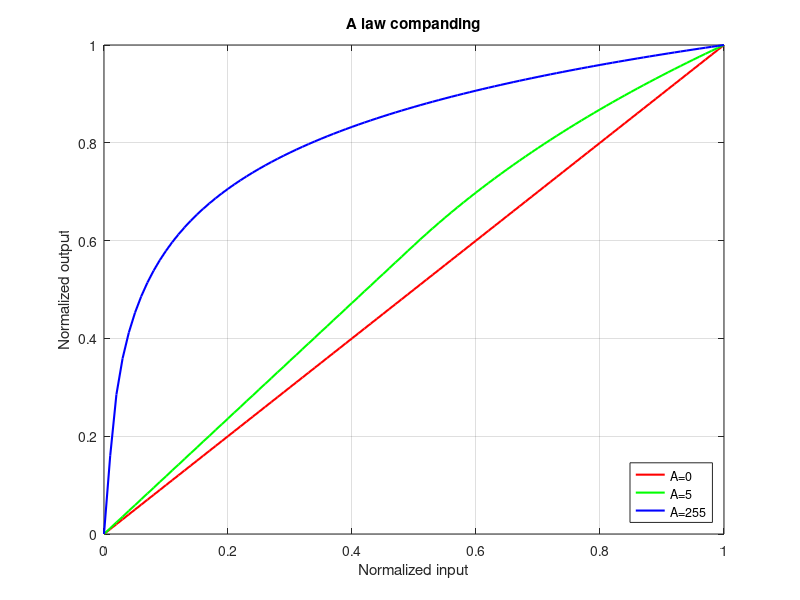

Reproduce this figure in MATLAB.
% non-uniform quantization : A law companding
clc;
clear all;
close all;
% when A=1, no compression occurs and input=output
% when A is more,compression is more
x=0:0.01:1; %range of x is from 0 to 1 with step size=0.20
a=[1 2 87.56]; %A values considered for evaluation
for i=1:length(a)
    for j=1:length(x)
        if x(j)>=0&&x(j)<=(1/a(i))
            y(i,j)=(a(i)*x(j))/(1+log(a(i)));
        elseif x(j)>(1/a(i))&&x(j)<=1
            y(i,j)=(1+log(a(i)*x(j)))/(1+log(a(i)));
        end
    end
end
plot(x,y(1,:),'r','linewidth',1.5);
hold on;
plot(x,y(2,:),'g','linewidth',1.5);
plot(x,y(3,:),'b','linewidth',1.5);
grid on;
legend('A=0','A=5','A=255','location','southeast');
xlabel('Normalized input');
ylabel('Normalized output');
title('A law companding');